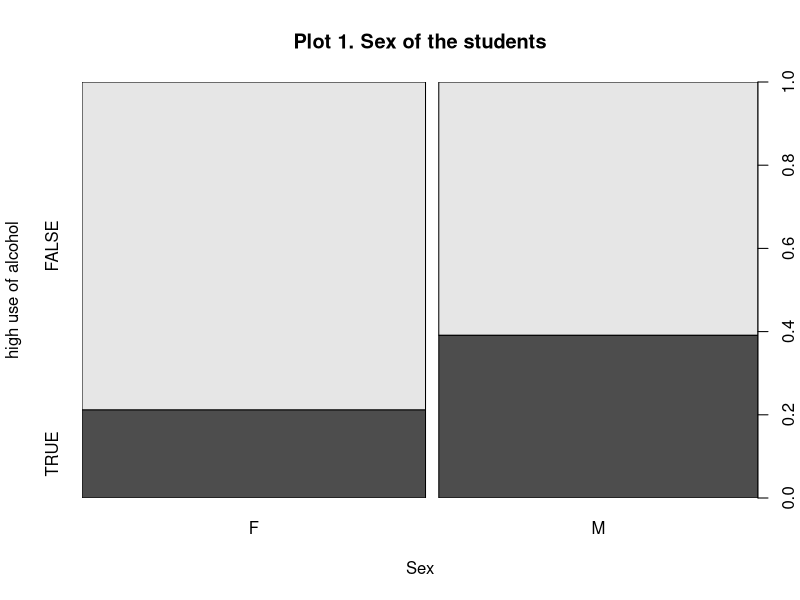
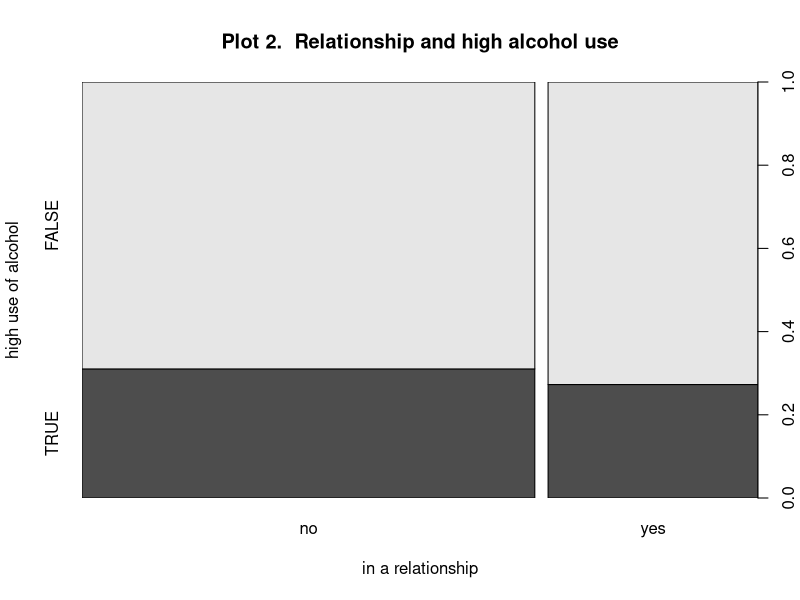
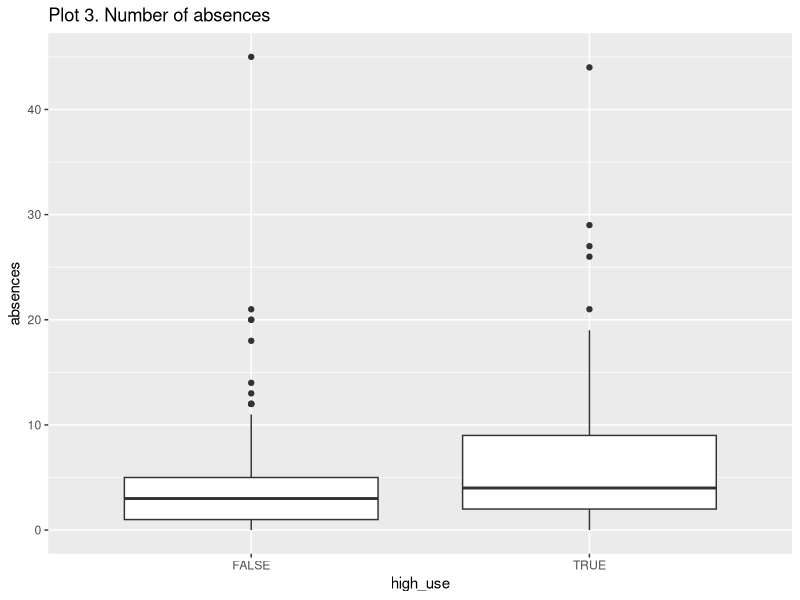
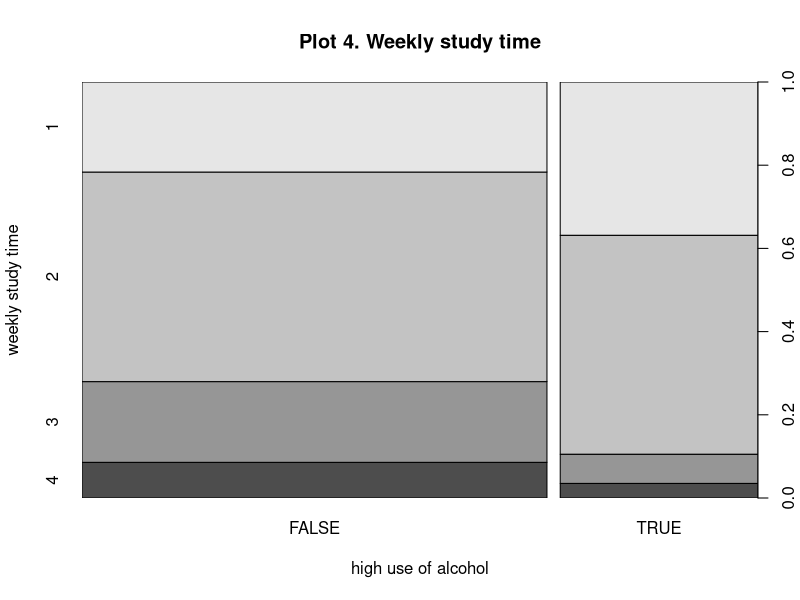
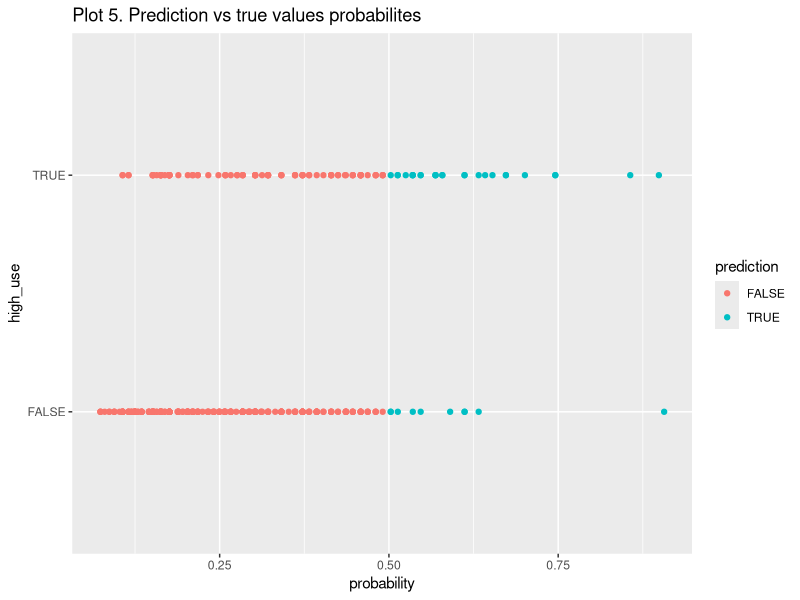

Recreate these plots in R, in order.
## ---- chunk 1
# results not printed
setwd("~/Documents/IODS-project")
# read data
ALC <- read.table("data/alcohol.txt", as.is=T, header=T)
attach(ALC)
## ---- chunk 2
library(dplyr)
library(ggplot2)
## ---- chunk 3
# tables and plots
# table 1
ALC %>% group_by(high_use, sex) %>% summarise(count = n())
## barplot SEX
plot(factor(high_use)~factor(sex), xlab="Sex", ylab="high use of alcohol", main="Plot 1. Sex of the students")
## ---- chunk 4
# table 2
ALC %>% group_by(high_use, romantic) %>% summarise(count = n()) 
# barplot ROMANTIC
plot(factor(high_use)~factor(romantic),xlab="in a relationship", ylab="high use of alcohol", main= "Plot 2.  Relationship and high alcohol use")

## ---- chunk 5
# table 3
ALC %>% group_by(high_use) %>% summarise(count = n(), mean_absences=mean(absences))
# boxplot ABSENCES
g2 <- ggplot(ALC, aes(y =absences, x=high_use))
g2 + geom_boxplot() + ggtitle("Plot 3. Number of absences")
## ---- chunk 6
#table 4
ALC %>% group_by(high_use) %>% summarise(count = n(), mean_weekly_study_time=mean(studytime))
# barplot STUDYTIME 
spineplot(factor(studytime)~factor(high_use), xlab="high use of alcohol", ylab="weekly study time", main="Plot 4. Weekly study time")
## ---- chunk 7
# logistic regression model with all variables
m1 <- glm(high_use ~ absences + studytime + romantic + sex, data = ALC, family = "binomial")
#  a summary of the model
summary(m1)
# coefficients of the model
coef(m1)
# compute odds ratios (OR)
OR <- coef(m1) %>% exp
# compute confidence intervals (CI)
CI <-confint(m1) %>% exp
# print out the odds ratios with their confidence intervals
cbind(OR, CI)
## ---- chunk 8
# model with only statistically significant variables
m2 <- glm(high_use ~ absences + studytime  + sex, data = ALC, family = "binomial")
summary(m2)
# predict() the probability of high_use and add it in the data
probabilities <- predict(m2, type = "response")
ALC <- mutate(ALC, probability = probabilities)

# use the probabilities to make a prediction of high_use
ALC <- mutate(ALC, prediction = probability > 0.5)
# tabulate the target variable versus the predictions
table(high_use = ALC$high_use, prediction = ALC$prediction)
# tabulate the target variable versus the predictions
table(high_use = ALC$high_use, prediction = ALC$prediction) %>% prop.table() %>% addmargins()

## training error
# define a loss function (mean prediction error)
loss_func <- function(class, prob) {
  n_wrong <- abs(class - prob) > 0.5
  mean(n_wrong)
}
loss_func(class = ALC$high_use, prob = ALC$probability)

# 10-fold cross-validation 
library(boot)
cv <- cv.glm(data = ALC, cost = loss_func, glmfit = m2, K = 10)
# average number of wrong predictions in the cross validation
cv$delta[1]

## ---- chunk 9
# Plot 5. Predictions
g <- ggplot(ALC, aes(x = probability, y = high_use, col= prediction))
g + geom_point()+ggtitle("Plot 5. Prediction vs true values probabilites")
